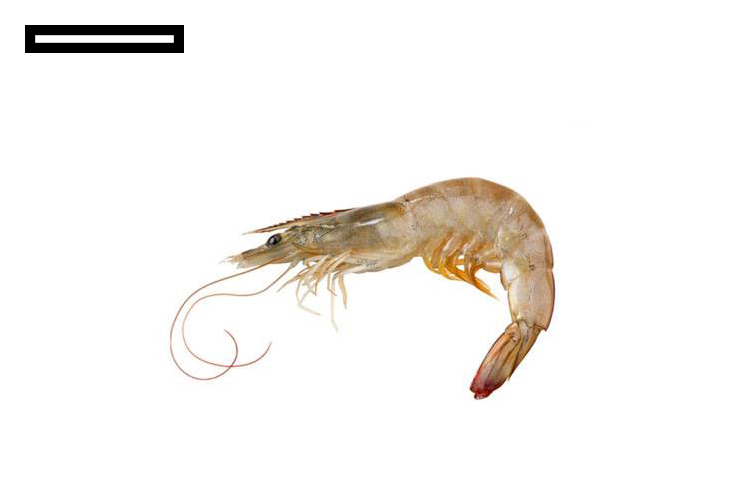
#> input picture input/Image_1.jpg, 750 x 500 px
$ python shrimp_size.py --image ../input/Image_1.jpg --width 1.5 --display no   (older library calls are emulated)
#> lines starting #> are read from the running program, lines starting #| are printed output that depends on the picture; after the words box and inside, x2 and y2 are one past the last pixel; in counts of white or black regions, pixels touching at a corner belong together; long printed decimals are rounded
#> further down, image is the input picture: shape (500, 750, 3); mean B, G, R 241.6, 244.5, 246.9
### src/CalculateReferenceSize.py
# -*- coding: utf-8 -*-
"""
Created on Mon Sep 30 23:33:02 2019

@author: Tien Hoang Tri Nghia
"""

from scipy.spatial import distance as dist
from imutils import perspective
from imutils import contours
import numpy as np
import imutils
import cv2

image_path = ('../input/Image_1.jpg')
ref_width = 3.5

def midpoint(ptA, ptB):
	return ((ptA[0] + ptB[0]) * 0.5, (ptA[1] + ptB[1]) * 0.5)

# [13 lines left out: function readRGBImage, not called in this run]

def CalRefSize(image_src, ref_width):
    # load the image, convert it to grayscale, and blur it slightly
#> called with image_src = '../input/Image_1.jpg', ref_width = 1.5
    image = cv2.imread(image_src)
    gray = cv2.cvtColor(image, cv2.COLOR_BGR2GRAY)
    gray = cv2.GaussianBlur(gray, (7, 7), 0)

    # perform edge detection, then perform a dilation + erosion to
    # close gaps in between object edges
    edged = cv2.Canny(gray, 50, 100)
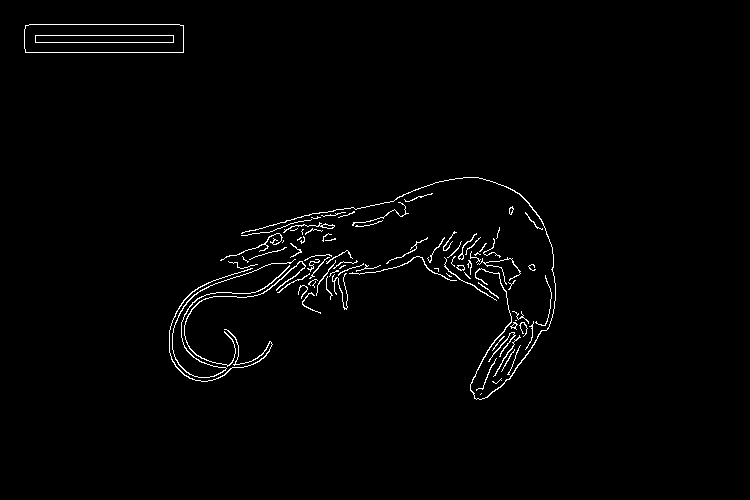
#> edged: shape (500, 750); 1.5% white in thin lines or dots, all inside (x1, y1, x2, y2) = (24, 24, 556, 400)
    edged = cv2.dilate(edged, None, iterations=1)
#> edged: shape (500, 750); 4.7% white; 8 white regions (1 under 20 px), largest, box (x1, y1, x2, y2) and area: (168, 176, 557, 401) 15335, (23, 23, 185, 54) 1118, (34, 34, 175, 44) 870
    edged = cv2.erode(edged, None, iterations=1)
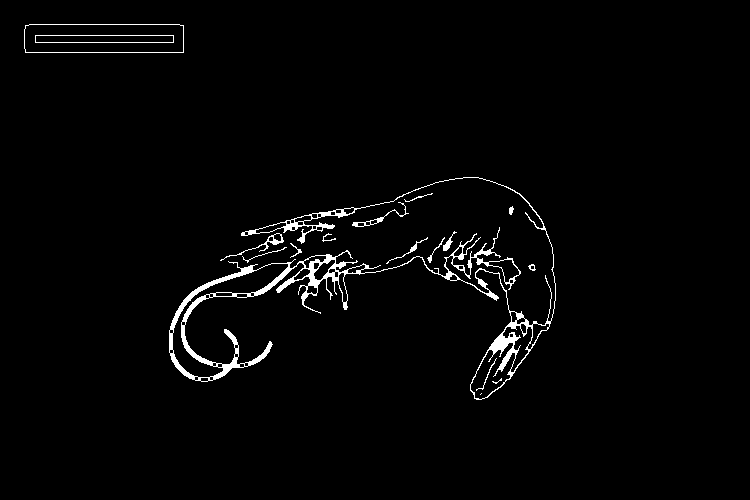
#> edged: shape (500, 750); 2.1% white; 17 white regions (2 under 20 px)

    # find contours in the edge map
    cnts = cv2.findContours(edged.copy(), cv2.RETR_EXTERNAL,
    	cv2.CHAIN_APPROX_SIMPLE)
#> cnts = 13 contours, 4 with area under 20; largest, box (x1, y1, x2, y2) and area: (169, 177, 556, 400) 10436, (24, 24, 184, 53) 4437, (220, 233, 284, 261) 142, (352, 202, 409, 227) 127, (443, 231, 457, 251) 54
    cnts = imutils.grab_contours(cnts)

    # sort the contours from left-to-right and initialize the
    # 'pixels per metric' calibration variable
    (cnts, _) = contours.sort_contours(cnts)
    pixelsPerMetric = None

    # loop over the contours individually
    for c in cnts:
        # if the contour is not sufficiently large, ignore it
        if cv2.contourArea(c) < 100:
            continue

        # compute the rotated bounding box of the contour
        orig = image.copy()
        box = cv2.minAreaRect(c)
        box = cv2.cv.BoxPoints(box) if imutils.is_cv2() else cv2.boxPoints(box)
        box = np.array(box, dtype="int")

    	# order the points in the contour such that they appear
    	# in top-left, top-right, bottom-right, and bottom-left
    	# order, then draw the outline of the rotated bounding
        # box
        box = perspective.order_points(box)
        cv2.drawContours(orig, [box.astype("int")], -1, (0, 255, 0), 2)

        # loop over the original points and draw them
        for (x, y) in box:
            cv2.circle(orig, (int(x), int(y)), 5, (0, 0, 255), -1)

    	# unpack the ordered bounding box, then compute the midpoint
    	# between the top-left and top-right coordinates, followed by
    	# the midpoint between bottom-left and bottom-right coordinates
        (tl, tr, br, bl) = box
        (tltrX, tltrY) = midpoint(tl, tr)
        (blbrX, blbrY) = midpoint(bl, br)

    	# compute the midpoint between the top-left and top-right points,
    	# followed by the midpoint between the top-righ and bottom-right
        (tlblX, tlblY) = midpoint(tl, bl)
        (trbrX, trbrY) = midpoint(tr, br)

    	# draw the midpoints on the image
        cv2.circle(orig, (int(tltrX), int(tltrY)), 5, (255, 0, 0), -1)
        cv2.circle(orig, (int(blbrX), int(blbrY)), 5, (255, 0, 0), -1)
        cv2.circle(orig, (int(tlblX), int(tlblY)), 5, (255, 0, 0), -1)
        cv2.circle(orig, (int(trbrX), int(trbrY)), 5, (255, 0, 0), -1)

    	# draw lines between the midpoints
        cv2.line(orig, (int(tltrX), int(tltrY)), (int(blbrX), int(blbrY)),
                 (255, 0, 255), 2)
        cv2.line(orig, (int(tlblX), int(tlblY)), (int(trbrX), int(trbrY)),
                 (255, 0, 255), 2)

    	# compute the Euclidean distance between the midpoints
        dA = dist.euclidean((tltrX, tltrY), (blbrX, blbrY))
        dB = dist.euclidean((tlblX, tlblY), (trbrX, trbrY))

    	# if the pixels per metric has not been initialized, then
    	# compute it as the ratio of pixels to supplied metric
    	# (in this case, inches)
        if pixelsPerMetric is None:
            pixelsPerMetric = dB / ref_width

    	# compute the size of the object
        dimA = dA / pixelsPerMetric
        dimB = dB / pixelsPerMetric

    	# draw the object sizes on the image
        cv2.putText(orig, "{:.1f}in".format(dimA),
                    (int(tltrX - 15), int(tltrY - 10)), cv2.FONT_HERSHEY_SIMPLEX,
                    0.65, (255, 255, 255), 2)
        cv2.putText(orig, "{:.1f}in".format(dimB),
    		(int(trbrX + 10), int(trbrY)), cv2.FONT_HERSHEY_SIMPLEX,
    		0.65, (255, 255, 255), 2)

    	# show the output image
#        cv2.imshow("Image", orig)
#        cv2.waitKey(0)
#        print (pixelsPerMetric)
        return pixelsPerMetric
#> this loop made 1 pass
#> (tl, tr, br, bl, tltrX, tltrY, blbrX, blbrY) on pass 1: ([24, 24], [183, 24], [183, 52], [24, 52], 103.5, 24, 103.5, 52)
#> after the loop, pixelsPerMetric = 106

### src/shrimp_size.py
# -*- coding: utf-8 -*-
# USAGE
# python shrimp_size.py --image ../input/Image_1.jpg --width 1.5 --display no
"""
Created on Wed Sep 25 21:40:34 2019

@author: Tien Hoang Tri Nghia
"""

import numpy as np
import cv2
import CalculateReferenceSize
import argparse
import os.path
import random

LOWER_GRAY = 30  #100
UPPER_GRAY = 300 #380

ref_width = 0
polygon = 0
shrimp_size = 0

H_min = 0
S_min = 0
V_min = 0
H_max = 255
S_max = 255
V_max = 255

def midpoint(ptA, ptB):
	return ((ptA[0] + ptB[0]) * 0.5, (ptA[1] + ptB[1]) * 0.5)

def readRGBImage(imagepath):
    image = cv2.imread(imagepath)  # Height, Width, Channel
    print('Source :', image)
    print(image.shape)
    cv2.imshow('image' , image)
    (major, minor, _) = cv2.__version__.split(".")
    if major == '3':
        # version 3 is used, need to convert
        image = cv2.cvtColor(image, cv2.COLOR_BGR2RGB)
    else:
        # Version 2 is used, not necessary to convert
        pass
    return image

def nothing(x):
    pass

def check_arg(image_path, ref_width, image_show):
    image_path_check = os.path.exists(image_path)
    if ref_width != 0:
        ref_width_check = True
    else:
        ref_width_check = False
    if (image_show == "yes" or image_show == "no"):
        image_show_check = True
    else:
        image_show_check = False
    return (image_path_check and ref_width_check and image_show_check)

# Construct the argument parse and parse the arguments
ap = argparse.ArgumentParser()
ap.add_argument("-i", "--image", required=True,
	help="Path to the input image")
ap.add_argument("-w", "--width", type=float, required=True,
	help="Width of the left-most object in the image (in cm)")
ap.add_argument("-s", "--display", required=True,
	help="Display images - yes/no")
args = vars(ap.parse_args())

# [8 lines of commented-out code are left out]

image_path = args["image"]
ref_width = args["width"]
image_show = args["display"]
#image_path = '../input/Image_1.jpg'
#ref_width = 1.5
#image_show = 'no'

if check_arg(image_path, ref_width, image_show) == True:
    image = cv2.imread(image_path)
    image_name = os.path.basename(image_path)
    if image_show == "yes":
        cv2.imshow('1- Input Image: ', image)

    ref_in_per_pixel = CalculateReferenceSize.CalRefSize(image_path, ref_width)
#> ref_in_per_pixel = 106

    #Color filter
    hsv = cv2.cvtColor(image, cv2.COLOR_BGR2HSV)
#> hsv: shape (500, 750, 3); mean H, S, V 3.9, 7.7, 246.9

    if image_name == 'Image_1.jpg':
        H_min = 0
        S_min = 40
        V_min = 129
        H_max = 60
        S_max = 182
        V_max = 225
    elif image_name == 'Image_2.jpg':
        H_min = 0
        S_min = 23
        V_min = 117
        H_max = 98
        S_max = 173
        V_max = 245
    elif image_name == 'Image_3.jpg':
        H_min = 0
        S_min = 24
        V_min = 0
        H_max = 119
        S_max = 236
        V_max = 212
    elif image_name == 'Image_4.jpg':
        H_min = 0
        S_min = 30
        V_min = 0
        H_max = 55
        S_max = 232
        V_max = 243
    elif image_name == 'Image_5.jpg':
        H_min = 16
        S_min = 23
        V_min = 66
        H_max = 131
        S_max = 152
        V_max = 162

    # range color
    lower_red = np.array([H_min, S_min, V_min])
    upper_red = np.array([H_max, S_max, V_max])

    # Morphological Transformations,Opening and Closing
    thresh = cv2.inRange(hsv,lower_red, upper_red)
#> thresh: shape (500, 750); 6% white; 68 white regions (61 under 20 px), largest, box (x1, y1, x2, y2) and area: (229, 177, 555, 391) 22256, (475, 393, 492, 400) 45, (474, 267, 485, 284) 38
    kernel = np.ones((5,5),np.uint8)
    mask = cv2.morphologyEx(thresh, cv2.MORPH_OPEN, kernel)
#> mask: shape (500, 750); 5.2% white; 13 white regions, largest, box (x1, y1, x2, y2) and area: (239, 178, 555, 339) 17623, (474, 342, 515, 389) 868, (301, 215, 331, 227) 253
    mask = cv2.morphologyEx(mask, cv2.MORPH_CLOSE, kernel)
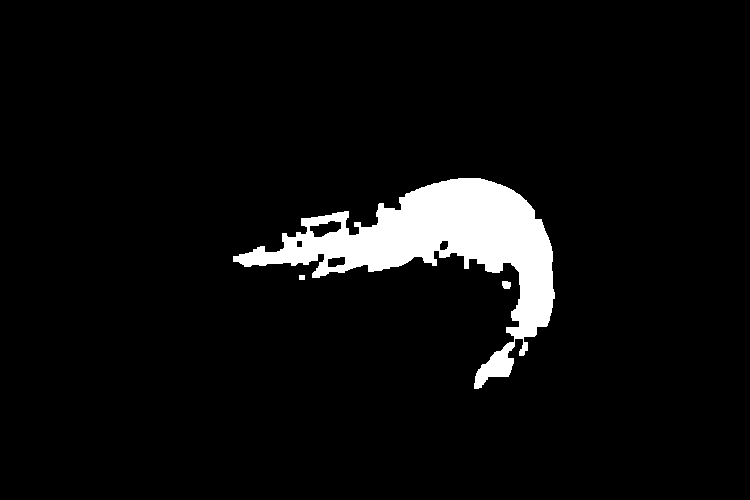
#> mask: shape (500, 750); 5.4% white; 3 white regions, box (x1, y1, x2, y2) and area: (233, 178, 555, 389) 20179, (502, 281, 511, 289) 63, (299, 275, 305, 280) 30
    result = cv2.bitwise_and(image, image, mask = mask)
    if image_show == "yes":
        cv2.imshow('2 - Color filter: ', result)
    cv2.imwrite('../output/image_color_filter.jpg', result)

    #Boundary
    gray = cv2.cvtColor(result, cv2.COLOR_BGR2GRAY)
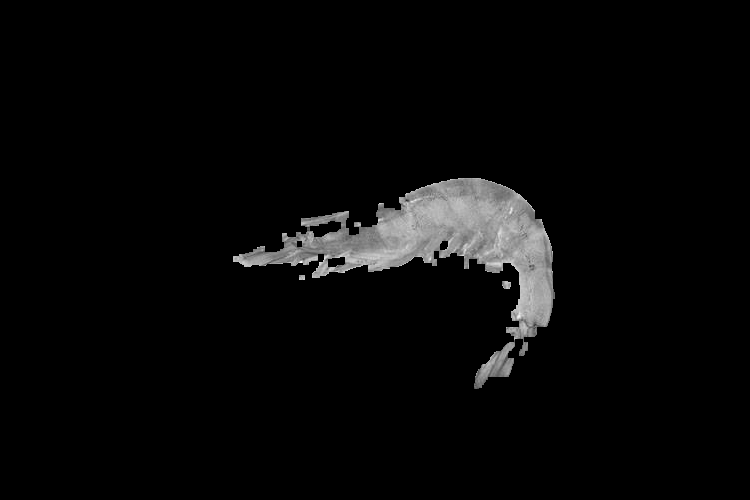
#> gray: shape (500, 750); min 0, max 254, mean 8.3
    gray = cv2.bilateralFilter(gray, 11, 17, 17)

    # perform edge detection, then perform a dilation + erosion to
    # close gaps in between object edges
    edged = cv2.Canny(gray, LOWER_GRAY, UPPER_GRAY)
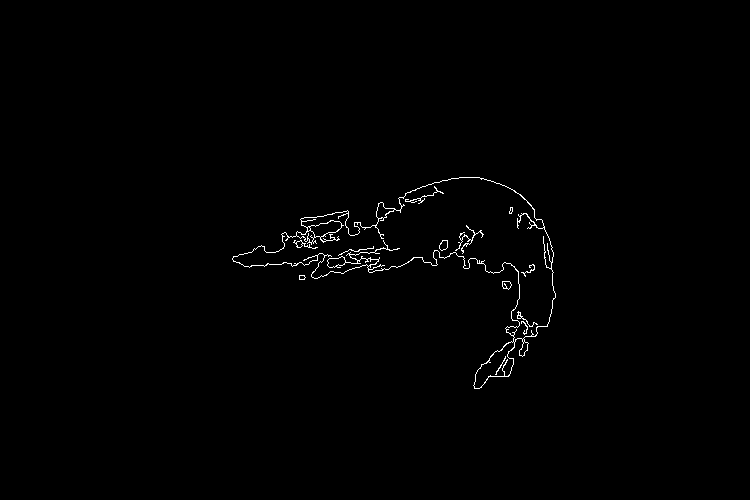
#> edged: shape (500, 750); 0.69% white in thin lines or dots, all inside (x1, y1, x2, y2) = (232, 177, 556, 389)
    if image_show == "yes":
        cv2.imshow("3 - Canny Edges: ", edged)

    # Find contours in the edge map
    #opencv 4.1.0
    ( cnts, _) = cv2.findContours(edged.copy(), cv2.RETR_LIST, cv2.CHAIN_APPROX_SIMPLE)
#> cnts = 30 contours, 13 with area under 20; largest, box (x1, y1, x2, y2) and area: (232, 177, 556, 389) 20616, (232, 177, 556, 343) 18777, (473, 341, 515, 389) 846, (309, 220, 342, 238) 316, (376, 202, 395, 219) 145
    #opencv 3.4.2
#    (_, cnts, _) = cv2.findContours(edged.copy(), cv2.RETR_LIST, cv2.CHAIN_APPROX_SIMPLE)

    cnts = sorted(cnts, key = cv2.contourArea, reverse = True)[:1]
#> cnts = 1 contour; box (x1, y1, x2, y2) and area: (232, 177, 556, 389) 20616
    NumberPlateCnt = []
    tmp_image = image.copy()
    count = 0

    for c in cnts:
        peri = cv2.arcLength(c, True)
        approx = cv2.approxPolyDP(c, 0.01 * peri, True) #0.02 *
        cv2.drawContours(tmp_image, [c], -1, (0,0,128), 2)
        cv2.drawContours(tmp_image, [approx], -1, (0,255,0), 2)

        if len(approx) >= 6:
            NumberPlateCnt.append(approx)
            perimeter = cv2.arcLength(approx, True)
            polygon = perimeter / ref_in_per_pixel
            print ('Polygon: ', polygon)
            shrimp_size = (polygon / 2 )
            shrimp_size = shrimp_size + random.uniform(-shrimp_size, shrimp_size)*0.1
            print ('Length: ', shrimp_size)
#> this loop made 1 pass
#> (peri, perimeter, polygon, shrimp_size) on pass 1: (1432.7, 1055.5, 9.96, 5.32)
#| Polygon:  9.958
#| Length:  5.322
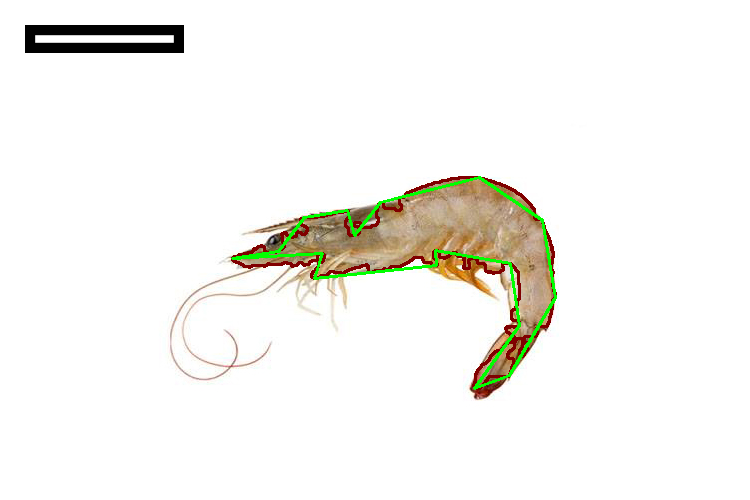
#> tmp_image: shape (500, 750, 3); 1.75% of pixels changed, all inside (x1, y1, x2, y2) = (231, 176, 557, 390)
#> after the loop, NumberPlateCnt = 1 contour; box (x1, y1, x2, y2) and area: (232, 177, 556, 389) 19550

    for plate in NumberPlateCnt:
        cv2.drawContours(image, [plate], -1, (0,255,0), 2)
#> this loop made 1 pass
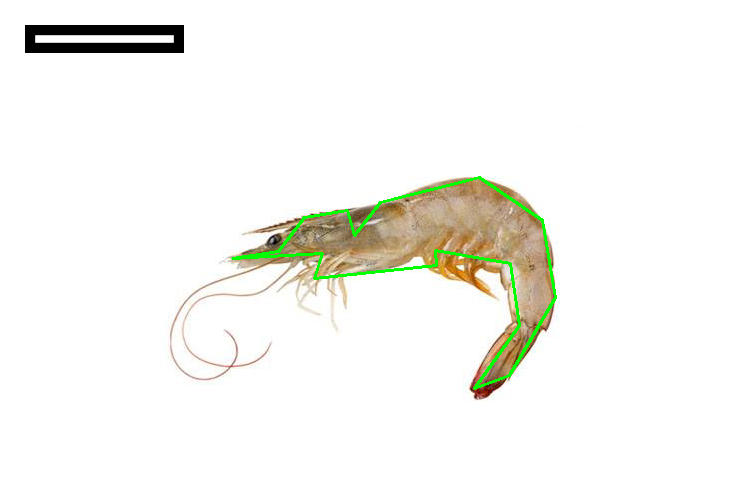
#> image: shape (500, 750, 3); 0.84% of pixels changed, all inside (x1, y1, x2, y2) = (231, 176, 557, 390)

    if image_show == "yes":
        cv2.imshow("Contours", image)

    cv2.imwrite('../output/image_result.jpg', image)

    if cv2.waitKey(1) & 0xFF == ord('q'):
#> (key q is pressed here)
        exit()
#> (the program exits here)
